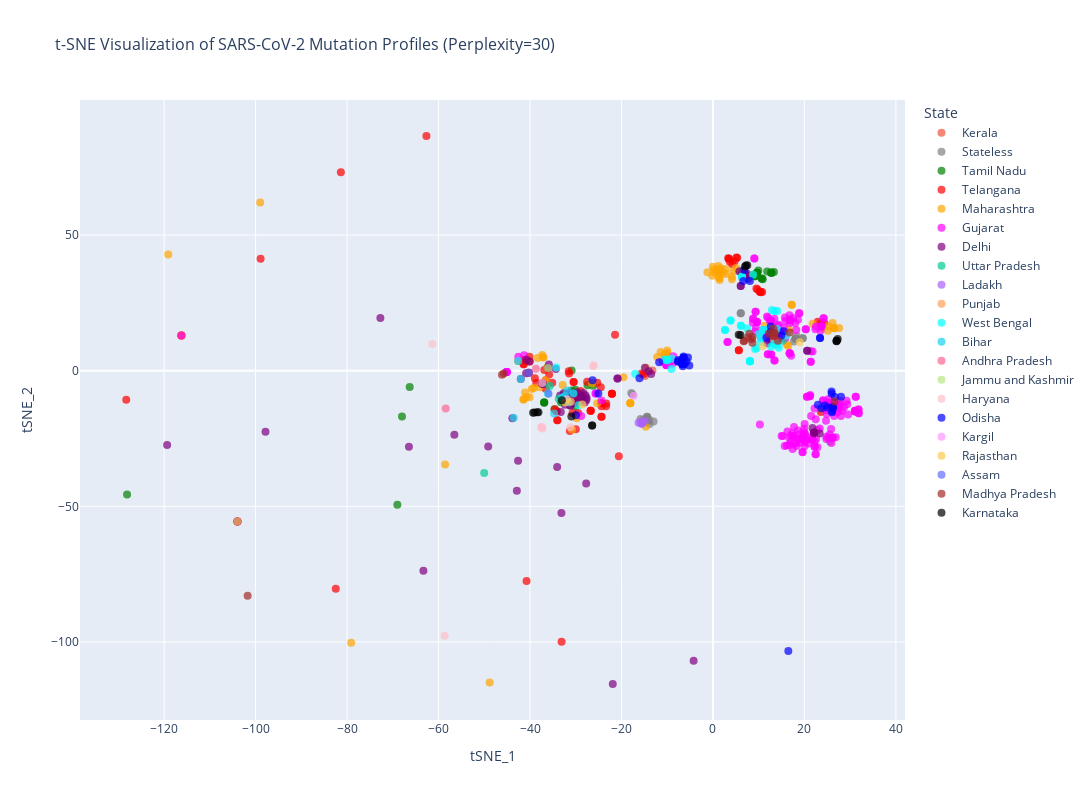

The notebook cell saved with this chart:
### Markdown cell above
### Interactive t-SNE Visualization

Let me create an interactive plot using plotly for the optimal perplexity value (30) to better explore the clusters and identify individual sequences.

### Code cell
# Create interactive t-SNE plot with optimal perplexity
optimal_perplexity = 30
tsne_coords = tsne_results[optimal_perplexity]

# Create DataFrame for interactive plotting
tsne_df = pd.DataFrame({
    'StrainID': samplelist,
    'tSNE_1': tsne_coords[:, 0],
    'tSNE_2': tsne_coords[:, 1], 
    'State': states
})

# Create interactive plotly scatter plot
fig = px.scatter(
    tsne_df, 
    x='tSNE_1', 
    y='tSNE_2',
    color='State',
    hover_data=['StrainID'],
    title=f't-SNE Visualization of SARS-CoV-2 Mutation Profiles (Perplexity={optimal_perplexity})',
    width=1200,
    height=800,
    color_discrete_map=state_colors
)

fig.update_traces(marker=dict(size=8, opacity=0.7))
fig.update_layout(
    title_font_size=16,
    font=dict(size=12),
    legend=dict(
        orientation="v",
        yanchor="top",
        y=1,
        xanchor="left", 
        x=1.02
    )
)

fig.show()

print(f"Interactive t-SNE plot generated with perplexity = {optimal_perplexity}")
print("Hover over points to see individual strain IDs!")
